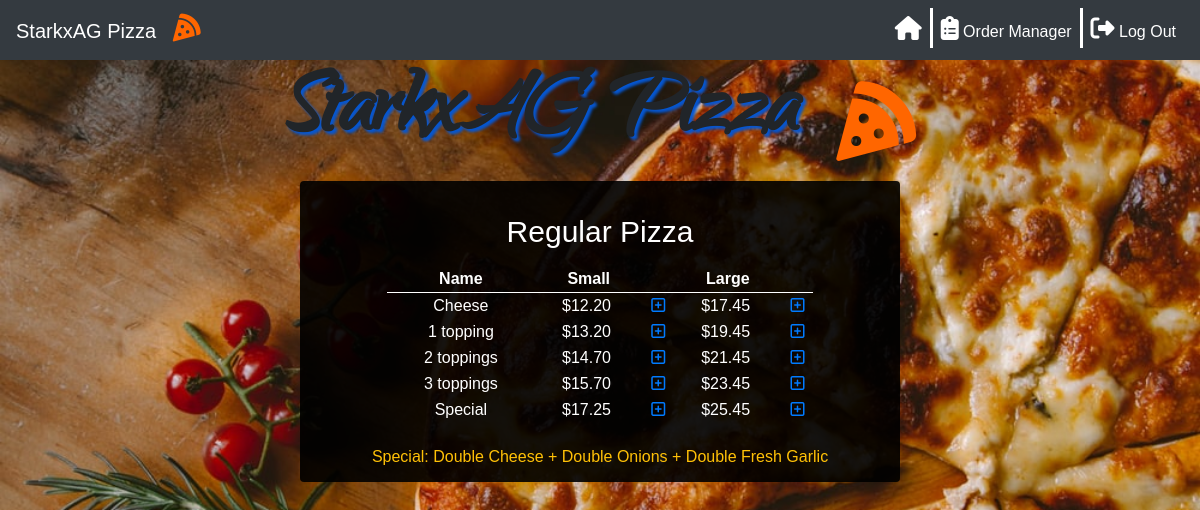
Page /menu/Regular Pizza (signed in) on the committed database.
### orders/models.py (models this page shows, shortened)
class Regular_pizza(models.Model):
    name=models.CharField(max_length=64)
    small=models.DecimalField(max_digits=4,decimal_places=2)
    large=models.DecimalField(max_digits=4,decimal_places=2)

### orders/views.py (the view)
# urls.py: path("menu/<str:category>", views.menu, name="menu"),
def menu(request,category):
    menu,columns=findTable(category)
    order_number=User_order.objects.get(user=request.user,status='initiated').order_number
    context = {
        "user":request.user,
        "Checkout":Order2.objects.filter(user=request.user,number=order_number),
        "Checkout_category":Order2.objects.filter(user=request.user,number=order_number).values_list('category').distinct(),
        "Total":list(Order2.objects.filter(user=request.user,number=order_number).aggregate(Sum('price')).values())[0],
        "Category": Category.objects.all(),
        "Active_category":category,
        "Menu": menu,
        "Columns":columns,
        "Topping_price": 0.00,
        "Order_number":order_number
    }
    return render(request,"menu.html",context)

### orders/views.py (called while the page is built)
def findTable(category):
    if category == "Regular Pizza":
        menu=Regular_pizza.objects.all()
        columns=3
    elif category == "Sicilian Pizza":
        menu=Sicilian_pizza.objects.all()
        columns=3
    elif category == "Toppings":
        menu=Topping.objects.all()
        columns=1
    elif category == "Subs":
        menu=Sub.objects.all()
        columns=3
    elif category == "Pasta":
        menu=Pasta.objects.all()
        columns=2
    elif category == "Salad":
        menu=Salad.objects.all()
        columns=2
    elif category == "Dinner Platters":
        menu=Dinner_platter.objects.all()
        columns=3
    return menu,columns

### orders/templates/menu.html (shortened to what this page needs)
{% extends "layout.html" %}
{% block body%}
<div class='p-3'>
    <table class='table-small w-75 mx-auto text-center '>
        <caption style='caption-side:top;color:white;font-size: 30px;text-align: center'>{{Active_category}}</caption>
        {% if Columns == 3 %}
        <thead class='thead-light'>
            <tr >
                <th>Name</th>
                <th>Small</th>
                <th id="sign"></th>
                <th>Large</th>
                <th></th>
            </tr>
        </thead>
        <tbody>
            {% for row in Menu %}
            <tr>
                {% load static %}
                <td>{{row.name}}</td>
                {% if row.small == None %}
                    <td></td>
                {% else %}
                    <td>${{row.small}}&nbsp;</td>
                    <td id="sign">
                        <a href="{% url 'add' Active_category row.name row.small %}"><i class='far fa-plus-square' ></i></a>
                    </td>
                {% endif %}
                <td>${{row.large}}&nbsp;</td>
                <td>
                    <a href="{% url 'add' Active_category row.name row.large %}"><i class='far fa-plus-square'></i></a>
                </td>
            </tr>
            {% endfor %}
        </tbody>
        {% endif %}
    </table>
</div>
{% if Active_category == 'Regular Pizza' or Active_category == 'Sicilian Pizza'  %}
    <div class='text-center p-2'>
        <h6 class='text-warning mx-auto'>Special: Double Cheese + Double Onions + Double Fresh Garlic</h6>
{% endif %}
{% endblock %}

### orders/static/styles.css (style rules this page uses)
body { font-family: 'Varela Round', sans-serif; background: url("/static/pizza_bg.jpg"); background-size: cover; background-attachment: fixed; }
th { border-bottom: 1px solid white; }

### rows in the picture
Regular_pizza: name "Cheese", small "12.20", large "17.45"
Regular_pizza: name "1 topping", small "13.20", large "19.45"
Regular_pizza: name "2 toppings", small "14.70", large "21.45"
Regular_pizza: name "3 toppings", small "15.70", large "23.45"
Regular_pizza: name "Special", small "17.25", large "25.45"

### other values in the picture
{{ Active_category }} "Regular Pizza"
